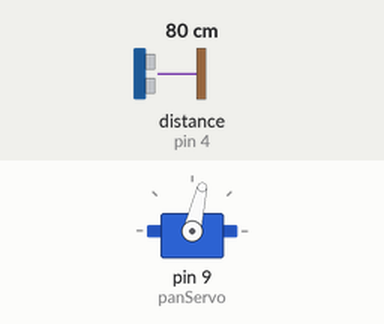
Recording of a sketch running on a simulated Arduino Uno, built with avr-gcc and run on an emulated ATmega328P. On the bench: servo. Wiring (inferred from the names in the program): ultrasonic range finder: trigger pin 2; echo pin 4. The test bench sets the inputs (shaded band); at power-on: distance to the obstacle (sensor on pin 4) 80 cm. The echo pulse lasts 58.3 µs per cm; what the sketch prints to the serial monitor is not drawn.

Above: at 1.2 s.
1.3 s: distance to the obstacle (sensor on pin 4) set to 2 cm
At 2.2 s:
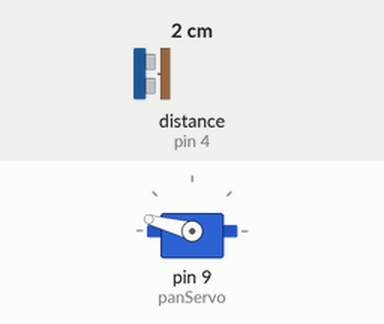
4.3 s: distance to the obstacle (sensor on pin 4) set to 250 cm
7.3 s: distance to the obstacle (sensor on pin 4) set to 60 cm
10.3 s: distance to the obstacle (sensor on pin 4) set to 120 cm
At 11.3 s:
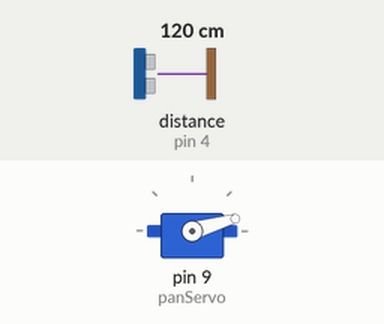
13.3 s: distance to the obstacle (sensor on pin 4) set to 4 cm
Timing chart, 0 to 17.3 s (numbered marks = the images above; inputs shaded):
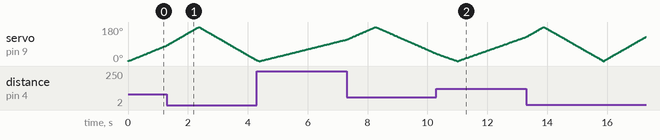

The sketch:

Ultrasonic_Car_Round_2.ino
```cpp
//including libraries

#include <Servo.h>

Servo panServo;  // create servo object to control a servo

//---------NEOPIXEL STUFF-----------------


//-------------VARIABLES---------------------------------------------------------------------------------------

int pos = 90;
const int trigPin = 2;
const int echoPin = 4;

const int panSpeed = 1;
const int extraDelay = 10;


//ULTRASONIC SETUP STUFF

long microsecondsToInches(long microseconds)
{
  return microseconds / 74 / 2;
}

long microsecondsToCentimeters(long microseconds)
{
  return microseconds / 29 / 2;
}

//-----------------------------------------------------------------------------------------------------------

void setup() {

  //SERVO STUFF
  panServo.attach(9);  // attaches the servo on pin 9 to the servo object

  //SERIAL MONITOR
  Serial.begin(9600); //serial communication to PC

}


void loop() {


  //PAN SERVO CODE START

  //----------FORWARD SWEEP-----------------------------------------------------------------

  for (pos = 0; pos <= 180; pos += panSpeed) { // goes from 0 degrees to 180 degrees
    // in steps of 1 degree
    panServo.write(pos);              // tell servo to go to position in variable 'pos'
    delay(extraDelay);    // waits 15ms for the servo to reach the position

    //ULTRASONIC CODE START

   // establish variables for duration of the ping,
  // and the distance result in inches and centimeters:
  long duration, cm;

  // The sensor is triggered by a HIGH pulse of 10 or more microseconds.
  // Give a short LOW pulse beforehand to ensure a clean HIGH pulse:
  pinMode(trigPin, OUTPUT);
  digitalWrite(trigPin, LOW);
  delayMicroseconds(2);
  digitalWrite(trigPin, HIGH);
  delayMicroseconds(10);
  digitalWrite(trigPin, LOW);

  // Read the signal from the sensor: a HIGH pulse whose
  // duration is the time (in microseconds) from the sending
  // of the ping to the reception of its echo off of an object.
  pinMode(echoPin, INPUT);
  duration = pulseIn(echoPin, HIGH);

  // convert the time into a distance
  cm = microsecondsToCentimeters(duration);
  Serial.print(pos);
  Serial.print(",");
  Serial.print(cm);
  Serial.print(".");


  //ULTRASONIC CODE END


  }

  //-----------------------REVERSE SWEEP---------------------------------------------------------

  for (pos = 180; pos >= 0; pos -= panSpeed) { // goes from 180 degrees to 0 degrees
    panServo.write(pos);              // tell servo to go to position in variable 'pos'
    delay(extraDelay);     // waits 15ms for the servo to reach the position


    //ULTRASONIC CODE START

   // establish variables for duration of the ping,
  // and the distance result in inches and centimeters:
  long duration, inches, cm;

  // The sensor is triggered by a HIGH pulse of 10 or more microseconds.
  // Give a short LOW pulse beforehand to ensure a clean HIGH pulse:
  pinMode(trigPin, OUTPUT);
  digitalWrite(trigPin, LOW);
  delayMicroseconds(2);
  digitalWrite(trigPin, HIGH);
  delayMicroseconds(10);
  digitalWrite(trigPin, LOW);

  // Read the signal from the sensor: a HIGH pulse whose
  // duration is the time (in microseconds) from the sending
  // of the ping to the reception of its echo off of an object.
  pinMode(echoPin, INPUT);
  duration = pulseIn(echoPin, HIGH);

  // convert the time into a distance

  cm = microsecondsToCentimeters(duration);


  Serial.print(pos);
  Serial.print(",");
  Serial.print(cm);
  Serial.print(".");


  }


}
```
